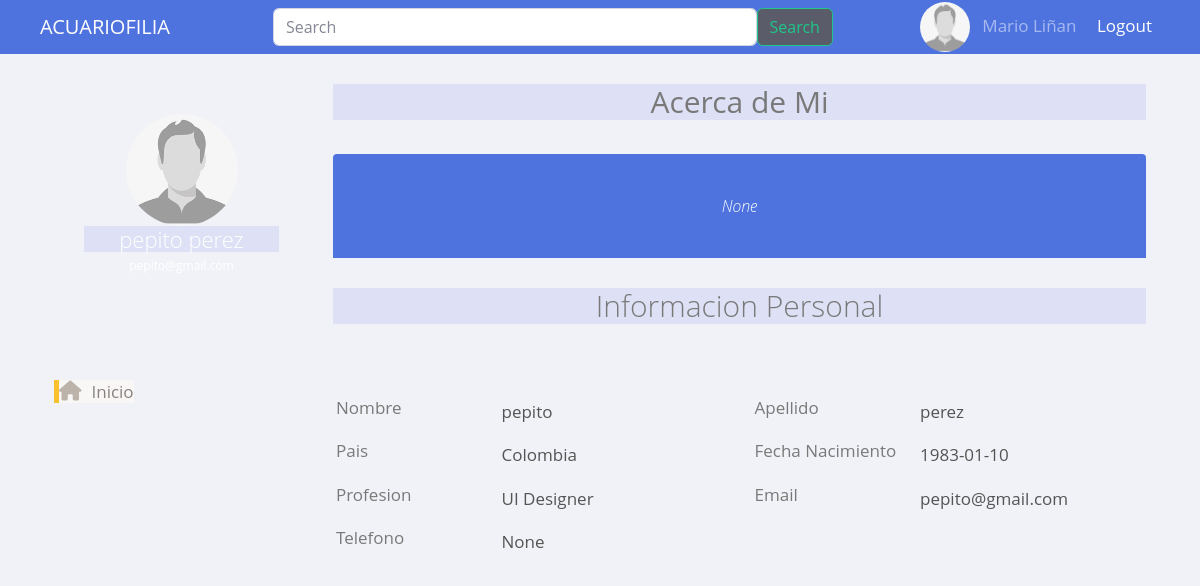
The page /perfil?codigo=6 (signed in) on the database as committed earlier.
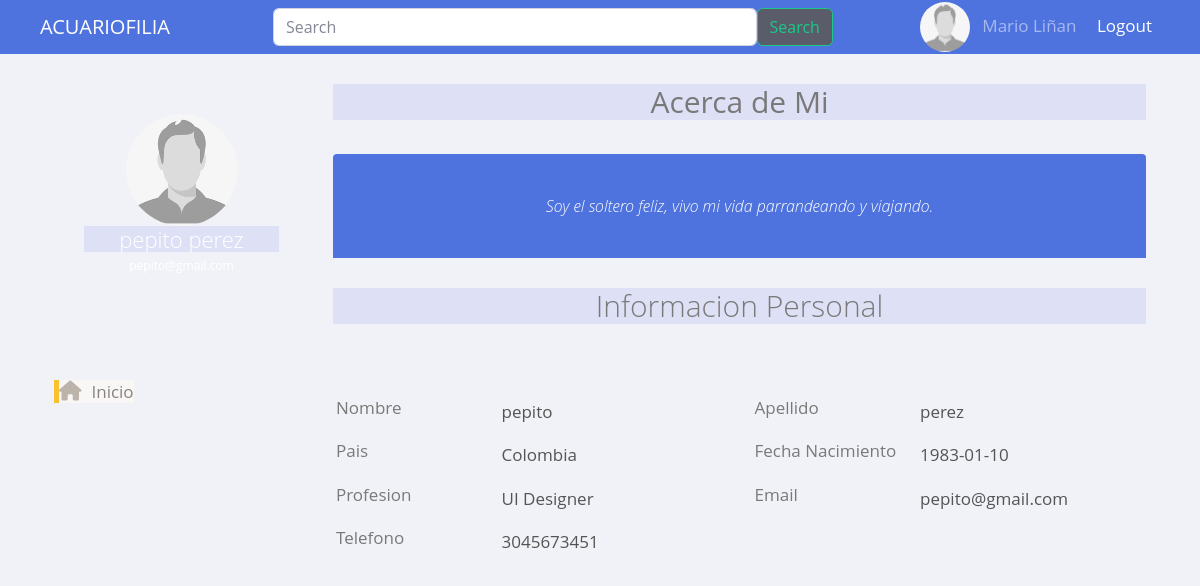
The same page on the database as committed later.
### tables this page shows
CREATE TABLE User (UserId INTEGER PRIMARY KEY AUTOINCREMENT UNIQUE, name VARCHAR (20) NOT NULL, lastName VARCHAR (20) NOT NULL, email VARCHAR (30) UNIQUE NOT NULL, password VARCHAR (200) NOT NULL, birthay DATE NOT NULL, gender CHAR (15) NOT NULL, role INTEGER (1) NOT NULL, CreationDate DATETIME NOT NULL, ProfilePicURL VARCHAR (20), country CHAR (30), phone INTEGER, about CHAR (150), profesion CHAR (40));

### main.py (the view)
@app.route('/perfil')
def perfil():
    form = UserForm()
    if request.method == 'GET':
        idsel = request.args.get('codigo')
        sql = f'SELECT * FROM User WHERE UserId = {idsel}'
        psel = selectSQLite(sql)
        return render_template("perfil.html", psel=psel[0])

### forms/forms.py
class UserForm(FlaskForm):
    firstname = StringField('firstname', validators=[DataRequired(message="Este campo es requerido")], render_kw={"placeholder": "Su nombre"})
    lastname = StringField('Lastname', validators=[DataRequired(message="Este campo es requerido")], render_kw={"placeholder": "su apellido"})
    password = PasswordField('password', validators=[DataRequired(message="Este campo es requerido")], render_kw={"placeholder": "Digite contraseña"})
    passconf = PasswordField('passconf', validators=[DataRequired(message="Este campo es requerido")], render_kw={"placeholder": "Confirmar contraseña"})
    email = StringField(u'Mailing Address', validators=[DataRequired(message="Este campo es requerido")], render_kw={"placeholder": "Digite correo"})
    gender= SelectField('Genero', choices = [('Masculino'), ('Femenino'), ('Otro')], default="Please choose",)
    Birthdate = DateField('Birthdate', validators=[DataRequired(message="Este campo es requerido")],format='%d-%m-%y')

### db.py (called while the page is built)
def get_db():
    try:
        if 'db' not in g:
            print('Connection OK')
            g.db = sqlite3.connect('database.db')
        return g.db
    except Error:
        print(Error)

### main.py (called while the page is built)
def selectSQLite(sql):
    db = get_db()
    cursorObj = db.cursor()
    cursorObj.execute(sql)
    seleccion = cursorObj.fetchall()
    return seleccion

### templates/perfil.html (shortened to what this page needs)
<!DOCTYPE html>
<html lang="es">
<head>
    <link href="../static/css/sb-admin-2.min.css" rel="stylesheet">
    <link href="../static/css/styleperfil.css" rel="stylesheet">
    <link href="https://maxcdn.bootstrapcdn.com/font-awesome/4.3.0/css/font-awesome.min.css" rel="stylesheet">
</head>
{% block body %}
<nav class="navbar navbar-expand-lg navbar-dark bg-primary">
    <div class="container-fluid">
        <a class="navbar-brand" href="{{'feed'}}">ACUARIOFILIA</a>
        <form class="d-flex" form action="{{url_for('search')}}" method="post" enctype="multipart/form-data">
            <input class="form-control me-2" type="search" name="palabra" placeholder="Search" aria-label="Search">
            <button class="btn btn-outline-success bg-primary bg-dark" type="submit">Search</button>
        </form>
        <div class="contenedorInfoPerfil" id="">
            <div class="infoPerfil">
                {% if 'id' in session %}
                <a  href="{{url_for('perfil', codigo = session['id']) }}">
                    <img src="../static/images/perfil/{% print(psel[9]) %}" alt="">
                </a>
                <span class="navbar-text p-2 bd-highlight"> {{ session['fullname'] }} </span>
                <span class="navbar-text p-2 bd-highlight"> <a href="{{'login'}}">Logout</a> </span>
                {% else %}
                <span class="navbar-text p-2 bd-highlight"> <a href="{{'login'}}">Login</a> </span>
                {% endif %}
            </div>
        </div>
    </div>
</nav>
<div class="container bootstrap snippets bootdey">
    <form class="datosPersonales" form action="" method="post" enctype="multipart/form-data">
        <div class="row">
            <div class="profile-nav col-md-3">
                <div class="panel">
                    <div class="user-heading round">
                        <a href="#">
                            <img src="../static/images/perfil/{% print(psel[9]) %}" alt="">
                        </a>
                        <h1>{%print(psel[1]+" "+ psel[2])%}</h1>
                        <p>{%print(psel[3])%}</p>
                    </div>
                    <div class="menu">
                        <ul class="nav nav-pills nav-stacked">
                            <li class="active"><a href="{{'feed'}}"> <i class="fas fa-home"></i>Inicio</a></li>
                        </ul>
                    </div>
                </div>
            </div>
            <div class="profile-info col-md-9">
                <div class="panel">
                    <h1>Acerca de Mi</h1> <br>
                    <div class="bio-graph-heading">
                        {%print(psel[12])%}
                    </div>
                    <div class="panel-body bio-graph-info">
                        <h1>Informacion Personal</h1> <br><br>
                        <div class="row">
                            <form>
                                {%if session['id']==psel[0]%}
                                    <div class="bio-row">
                                        <label for="nombre">Nombre </label>
                                        <input type="text" name="nombre" id="nombre" value="{%print(psel[1])%}" disabled>
                                    </div>
                                    <div class="bio-row">
                                        <label for="apellido">Apellido </label>
                                        <input type="text" name="apellido" id="apellido" value="{%print(psel[2])%}" disabled>
                                    </div>
                                    <div class="bio-row">
                                        <label for="pais">Pais </label>
                                        <input type="text" name="pais" id="pais" value="{%print(psel[10])%}" disabled>
                                    </div>
                                    <div class="bio-row">
                                        <label for="nacimiento">Fecha Nacimiento</label>
                                        <input type="text" name="nacimiento" id="nacimiento" value="{%print(psel[5])%}" disabled>
                                    </div>
                                    <div class="bio-row">
                                        <label for="profesion">Profesion</label>
                                        <input type="text" name="profesion" id="profesion" value="UI Designer" disabled>
                                    </div>
                                    <div class="bio-row">
                                        <label for="email">Email</label>
                                        <input type="text" name="email" id="email" value="{%print(psel[3])%}" disabled>
                                    </div>
                                    <div class="bio-row">
                                        <label for="telefono">Telefono</label>
                                        <input type="text" name="telefono" id="telefono" value="{%print(psel[11])%}" disabled>
                                    </div>
                                    <div class="">
                                        <input type="button" value="Guardar Cambios" id="btnGuardar" onclick="inhabilitarCampos()" hidden disabled >
                                    </div>
                                {%else%}
                                    <div class="bio-row">
                                        <label for="nombre">Nombre </label>
                                        <input type="text" name="nombre" id="nombre" value="{%print(psel[1])%}" disabled>
                                    </div>
                                    <div class="bio-row">
                                        <label for="apellido">Apellido </label>
                                        <input type="text" name="apellido" id="apellido" value="{%print(psel[2])%}" disabled>
                                    </div>
                                    <div class="bio-row">
                                        <label for="pais">Pais </label>
                                        <input type="text" name="pais" id="pais" value="{%print(psel[10])%}" disabled>
                                    </div>
                                    <div class="bio-row">
                                        <label for="nacimiento">Fecha Nacimiento</label>
                                        <input type="text" name="nacimiento" id="nacimiento" value="{%print(psel[5])%}" disabled>
                                    </div>
                                    <div class="bio-row">
                                        <label for="profesion">Profesion</label>
                                        <input type="text" name="profesion" id="profesion" value="UI Designer" disabled>
                                    </div>
                                    <div class="bio-row">
                                        <label for="email">Email</label>
                                        <input type="text" name="email" id="email" value="{%print(psel[3])%}" disabled>
                                    </div>
                                    <div class="bio-row">
                                        <label for="telefono">Telefono</label>
                                        <input type="text" name="telefono" id="telefono" value="{%print(psel[11])%}" disabled>
                                    </div>
                                {%endif%}
                            </form>
                        </div>
                    </div>
                </div>
            </div>
        </div>
    </form>
</div>
{% endblock %}
</html>

### static/css/styleperfil.css (style rules this page uses)
.d-flex { width: 50%; }
.navbar { max-height: 54px; }
.infoPerfil a img { width: 50px; height: 50px; border-radius: 50%; }
.profile-nav, .profile-info { margin-top:30px; }
.profile-nav .user-heading { background: url(../img/fondo3.jpg); background-size: cover; color: #fff; border-radius: 4px 4px 0 0; -webkit-border-radius: 4px 4px 0 0; padding: 30px; text-align: center; }
.profile-nav .user-heading h1 { font-size: 22px; font-weight: 300; margin-bottom: 5px; }
.profile-nav .user-heading p { font-size: 12px; }
.profile-nav .user-heading a img { width: 112px; height: 112px; border-radius: 50%; -webkit-border-radius: 50%; }
.profile-nav ul > li > a { border-radius: 0; -webkit-border-radius: 0; color: #89817f; border-left: 5px solid #fff; }
.profile-nav ul > li > a:hover, .profile-nav ul > li > a:focus, .profile-nav ul li.active a { background: #f8f7f5 !important; border-left: 5px solid #fbc02d; color: #89817f !important; }
.profile-nav ul > li > a > i { font-size: 20px; padding-right: 10px; color: #bcb3aa; }
.menu { height: 200px; }
.menu ul { display: flex; height: 70%; flex-direction: column; min-width: 200px; align-self: center; justify-content: space-evenly; }
.bio-graph-heading { background: #4e73df; color: #fff; text-align: center; font-style: italic; padding: 40px 110px; border-radius: 4px 4px 0 0; -webkit-border-radius: 4px 4px 0 0; font-size: 16px; font-weight: 300; }
.bio-graph-info h1 { font-size: 22px; font-weight: 300; margin: 0 0 20px; }
.panel h1 { background: rgba(56, 81, 223, 0.1); text-align: center; font-size: 30px; }
.panel-body { margin-top: 30px; }
.bio-row { display: flex; flex-direction: row; justify-content: space-between; width: 50%; margin-bottom: 10px; padding:0 15px; }
.bio-row input { background: none; border: 0; text-align: left; }

Rows that differ between the two databases and show on the page:
changed User "pepito perez": about (not shown) → "Soy el soltero feliz, vivo mi vida parrandeando y viajando."; telefono (not shown) → "3045673451"
Other text that changed with them:
{{ print(psel[12]) }}: "None" → (not shown)
form field telefono: "None" → (not shown)
